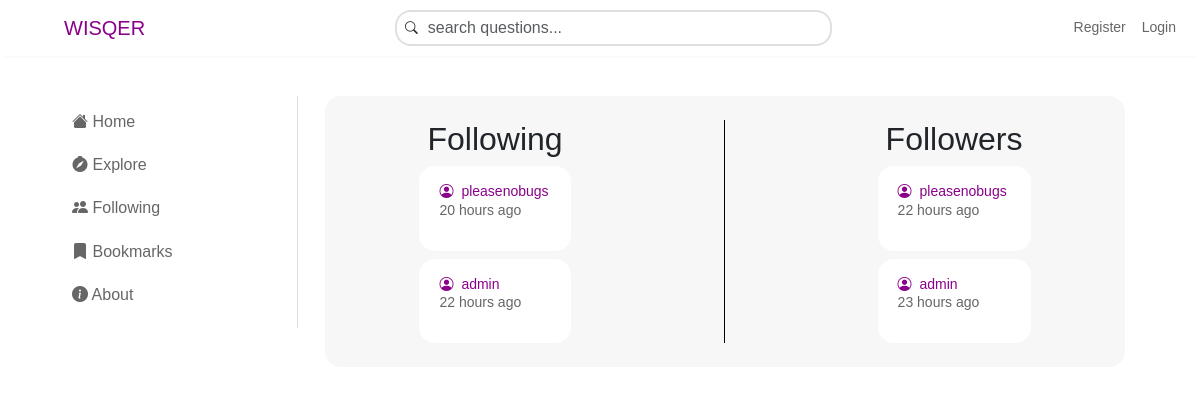
Page /arjunagw02/3/following/ on the earlier database version.
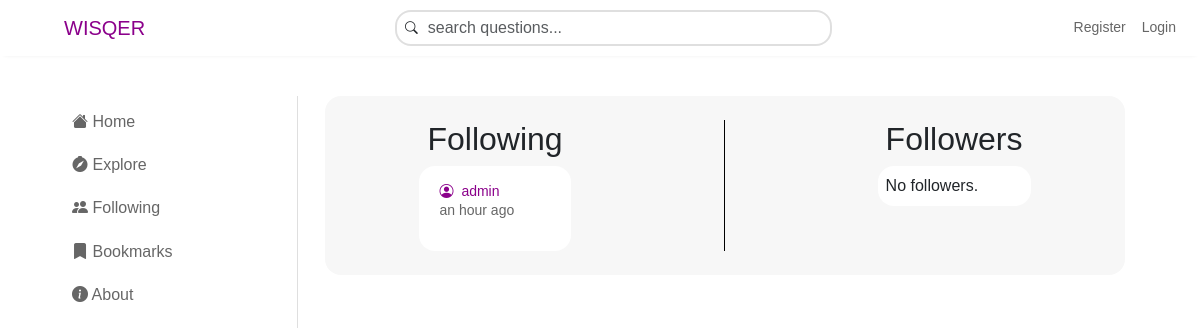
Same page on the later database version.
### accounts/models.py (models this page shows, shortened)
class UserFollowing(models.Model):
    user_id = models.ForeignKey(
        settings.AUTH_USER_MODEL,
        related_name='following',
        on_delete=models.CASCADE
        )
    following_user_id = models.ForeignKey(
        settings.AUTH_USER_MODEL,
        related_name='followers',
        on_delete=models.CASCADE
        )
    created = models.DateTimeField(auto_now_add=True, db_index=True)
    class Meta:
        constraints = [
            models.UniqueConstraint(fields=['user_id', 'following_user_id'], name='unique_followers')
        ]
        ordering = ['-created']

### polls/views.py (the view)
# urls.py: path("<str:username>/<int:pk>/following/", FollowListView.as_view(), name="following"),
class FollowListView(TemplateView):
    template_name = 'polls/following.html'
    def get_context_data(self, **kwargs):
        context = super().get_context_data(**kwargs)
        current_user = get_object_or_404(User, pk=kwargs['pk'])
        following = UserFollowing.objects.filter(user_id=current_user).order_by('-created')
        followers = UserFollowing.objects.filter(following_user_id=current_user).order_by('-created')
        context['following'] = following
        context['followers'] = followers
        return context

### polls/templates/polls/following.html (shortened to what this page needs)
{% extends "base.html" %}
{% load static %}
{% load humanize %}
{% block content %}
<div class="container-fluid mt-7 left-content">
    <div class="row">
        <div class="col-sm">
            <div class="left-menu d-flex flex-column justify-content-between align-items-between">
                <a class="item mt-3" href="{% url 'polls:index' %}"><i class="bi bi-house-fill"></i> Home</a><br>
                <a class="item" href="#" data-bs-toggle="tooltip" title="Explore Tab (Coming Soon)"><i class="bi bi-compass-fill"></i> Explore</a><br>
                {% if user.is_authenticated %}
                <a class="item" href="{% url 'polls:following' user.username user.id %}"><i class="bi bi-people-fill"></i> Following</a><br>
                {% else %}
                <a class="item" href="{% url 'accounts:login' %}?next={{request.path}}"><i class="bi bi-people-fill"></i> Following</a><br>
                {% endif %}
                {% if user.is_authenticated %}
                <a class="item" href="{% url 'polls:bookmarks' user.username %}"><i class="bi bi-bookmark-fill"></i> Bookmarks</a><br>
                {% else %}
                <a class="item" href="{% url 'accounts:login' %}?next={{request.path}}"><i class="bi bi-bookmark-fill"></i> Bookmarks</a><br>
                {% endif %}
                <a class="item" href="{% url 'polls:about' %}"><i class="bi bi-info-circle-fill"></i> About</a><br>
            </div>
        </div>
    </div>
</div>
<div class="container-fluid mt-7 center-content" style="background-color: hsl(0, 0%, 97%); padding:24px; border-radius:1rem;">
    <div class="row">
        <div class="col-sm" style="display: flex; justify-content:space-around; gap:12px;">
            <div class="following-section">
                <h2 class="mx-2">Following</h2>
                    {% for follow in following %}
                        <div class="card card-clickable mt-2" data-url="{% url 'accounts:user_account' follow.following_user_id.id %}"
                        onclick="window.location.href=this.dataset.url">
                            <div class="card-body comment">
                                <p class="username-style">
                                    <i class="bi bi-person-circle mx-1"></i> {{ follow.following_user_id.username }}
                                    <div class="date-style mx-1">{{follow.created|naturaltime}}</div>
                                </p>
                            </div>
                        </div>
                    {% empty %}
                        <div class="card" style="padding: 8px;">No following.</div>
                    {% endfor %}
            </div>
            <div class="followers-section">
                <h2 class="mx-2">Followers</h2>
                    {% for follow in followers %}
                        <div class="card card-clickable mt-2" data-url="{% url 'accounts:user_account' follow.user_id.id %}"
                        onclick="window.location.href=this.dataset.url">
                            <div class="card-body comment">
                                <p class="username-style">
                                    <span><i class="bi bi-person-circle mx-1"></i> {{ follow.user_id.username }}</span>
                                    <div class="date-style mx-1">{{follow.created|naturaltime}}</div>
                                </p>
                            </div>
                        </div>
                    {% empty %}
                        <div class="card" style="padding: 8px;">No followers.</div>
                    {% endfor %}
            </div>
        </div>
    </div>
</div>
{% endblock content %}

### templates/base.html (shortened to what this page needs)
<!DOCTYPE html>
<html lang="en">
<head>
    {% load bootstrap5 %}
    {% bootstrap_css %}
    {% load static %}
    <link rel="stylesheet" href="https://cdn.jsdelivr.net/npm/bootstrap-icons@1.10.3/font/bootstrap-icons.css">
    <link rel="stylesheet" href="{% static 'polls/style.css' %}">
</head>
<body>
    <nav class="navbar navbar-expand-sm navbar-custom fixed-top">
        <div class="container-fluid px-3">
            <a class="navbar-brand logo flex-shrink-0" href="{% url 'polls:index' %}">WISQER</a>
            <div class="d-flex justify-content-center flex-grow-1">
                <div class="search-box d-flex justify-content-center align-items-center" style="gap: 8px;">
                    <i class="bi bi-search" style="font-size:0.8rem; margin-left: 4px;"></i>
                    <form method="get" id="search-form" class="form-inline">
                        <input id="search-input" type="text" class="form-control" placeholder="search questions..." autocomplete="off"/>
                    </form>
                </div>
            </div>
            <div class="collapse navbar-collapse" id="mynavbar">
                <ul class="navbar-nav ms-auto">
                    {% if user.is_authenticated %}
                    <li class="nav-item">
                        <a class="nav-link navbar-text text-end" href="{% url 'accounts:user_account' request.user.id %}"><i class="bi bi-person-fill"></i> {{ request.user.username }}</a>
                    </li>
                    <li>
                        <a class="nav-link navbar-text text-end" href="{% url 'accounts:logout' %}">Logout</a>
                    </li>
                    {% else %}
                    <li class="nav-item">
                        <a class="nav-link navbar-text text-end" href="{% url 'accounts:register' %}">Register</a>
                    </li>
                    <li class="nav-item">
                        <a class="nav-link navbar-text text-end" href="{% url 'accounts:login' %}">Login</a>
                    </li>
                    {% endif %}
                </ul>
            </div>
        </div>
    </nav>
    <div class="base-page">
        {% block content %}
        {% endblock content %}
    </div>
</body>
</html>

### polls/static/polls/style.css (style rules this page uses)
:root { --ff: "Arial", verdana; --h1: 500 1.0rem/1.2em var(--ff); --h2: normal 0.875rem/1.4em var(--ff); --h2light: 100 0.875rem/1.2em var(--ff); --h3: normal 0.75rem/1.2em var(--ff); --gray100: hsl(0, 0%, 100%); --gray97: hsl(0, 0%, 97%); --gray93: hsl(0, 0%, 93%); --gray70: hsl(0, 0%, 70%); --gray40: hsl(0, 0%, 40%); --gray30: hsl(0, 0%, 30%); --gray0: hsl(0, 0%, 0%); }
body { background-color: var(--gray100); font-family: var(--ff); }
.navbar-custom { background-color: var(--gray100); box-shadow: 0 2px 5px -5px var(--gray70); }
.navbar-custom .navbar-brand { color: darkmagenta; }
.navbar-custom .navbar-text { color: var(--gray40); font: var(--h2); }
.nav-link { color: #495057; }
.logo { color: darkmagenta !important; }
@media (min-width: 900px) { #search-input { width: 400px; } }
@media (min-width: 900px) { #search-input::placeholder { font-size: 16px; } }
@media (min-width: 900px) { .search-box { margin-left: auto; } }
#search-input { border: none; outline: none; padding: 2px; box-shadow: none; }
.search-box { padding: 2px 4px 2px 4px; border: solid 2px rgba(0, 0, 0, .125); border-radius: 1rem; transition: border-color 0.3s ease; display: flex; justify-content: center; align-items: center; }
.base-page { display: flex; align-items: start; justify-content: center; }
.base-page .left-content { width: 15%; margin-left: 0; margin-right: 0; padding-left: 48px; width: 250px; display: none; }
.left-menu { border-right: solid 1px rgba(0, 0, 0, .125); position: fixed; width: 250px; }
.item { text-decoration: none; margin-left: 24px; font: var(--h1); color: var(--gray40); }
@media (min-width: 1200px) { .left-content { display: block !important; } }
@media (min-width: 1200px) { .logo { margin-left: 48px !important; } }
.base-page .center-content { width: 100%; min-width: 300px; max-width: 800px; }
.comment .username-style { font: var(--h2); color: darkmagenta; text-decoration: none; margin: 0; padding: 0; }
.comment .date-style, .edited-label { color: var(--gray40); font: var(--h2light); }
.card { border: none; padding: 0; border-radius: 1rem; }
.mt-7 { margin-top: 96px; }
.card-clickable { cursor: pointer; }
.card-clickable *:not(a):not(button) { pointer-events: none; }

Differences in the rows shown:
removed UserFollowing: following_user_id.username "pleasenobugs", created "20 hours ago", shown under "Following"
removed UserFollowing: following_user_id.username "admin", created "22 hours ago", shown under "Following"
removed UserFollowing: user_id.username "pleasenobugs", created "22 hours ago", shown under "Followers"
removed UserFollowing: user_id.username "admin", created "23 hours ago", shown under "Followers"
added UserFollowing: following_user_id.username "admin", created "an hour ago", shown under "Following"
Other differences:
text now shown: "No followers."
